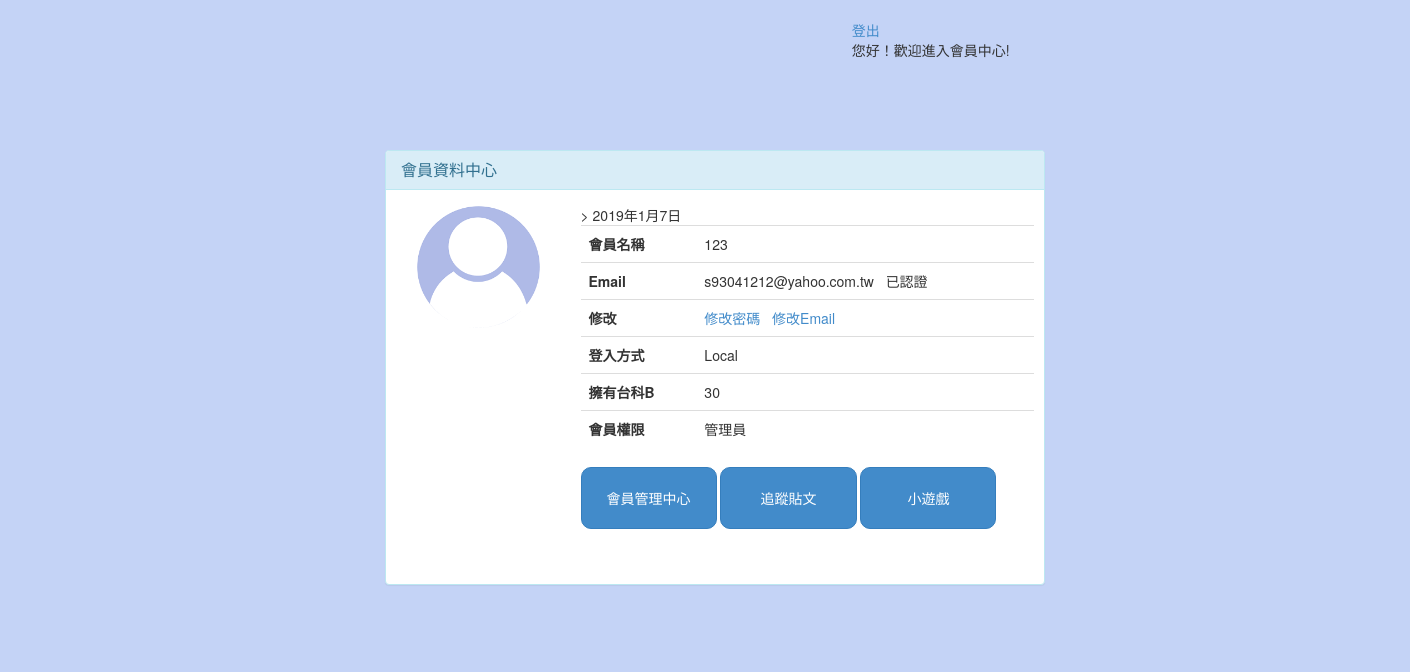
Screenshot of /social/member/member.php (signed in) with the database file from the repository.
### tables this page shows
CREATE TABLE `member_table` (
  `token` varchar(11) DEFAULT '0',
  `username` varchar(30) DEFAULT NULL,
  `password` varchar(20) DEFAULT NULL,
  `email` varchar(50) DEFAULT NULL,
  `point` int(10) NOT NULL,
  `name` text,
  `genre` text,
  `emailVerify` tinyint(1) NOT NULL DEFAULT '0',
  `verifyCode` varchar(10) DEFAULT NULL
);

### social/member/member.php (the view, shortened to what this page needs)
<!DOCTYPE html>
<?php session_start();
$id = $_SESSION['username'];
$sql = "SELECT * FROM member_table where username = '$id'";
$result = mysql_query($sql);
$row = mysql_fetch_row($result);
?>
<html lang="en">
<head>
  <link rel="stylesheet" type="text/css" href="member/css/user.css">
  <link rel="stylesheet" type="text/css" href="member/css/boot.css">
</head>
<body class="body2">
  <div class="container">
    <div class="row">
      <div class="col-md-5  toppad  pull-right col-md-offset-3 ">
        <p>
          <A href="../logout.php">登出</A></br>
          您好！歡迎進入會員中心!
        </p>
        <br>
      </div>
      <div class="col-xs-12 col-sm-12 col-md-6 col-lg-6 col-xs-offset-0 col-sm-offset-0 col-md-offset-3 col-lg-offset-3 toppad" >
        <div class="panel panel-info">
          <div class="panel-heading">
            <h3 class="panel-title">會員資料中心</h3>
          </div>
          <div class="panel-body">
            <div class="row">
              <div class="col-md-3 col-lg-3 " align="center"> <img alt="User Pic" src="./user.png" class="img-circle img-responsive"> </div>
              <div class="col-md-9 col-lg-9">
                <table class="table table-user-information">
                  <tbody>
                    <tr>
                      <td style="font-weight:bold;">會員名稱</td>
                      <?if ($row[6] == 'Local') {
    ?>
                        <td><?echo $row[username]?></td>
                        <?php
} else {
        ?>
                        <td><?php echo $row[name]?></td>
                        <?php
    }?>
                    </tr>
                    <tr>
                      <td style="font-weight:bold;">Email</td>
                      <td><?echo $row[email].'&nbsp&nbsp&nbsp';
                      if ($row[emailVerify]) {
                          echo "已認證";
                      } else {
                          echo'<a href = "verifyEmail.php?email='.$row[email].'">認證信箱</a>';
                      }?></a></td>
                    </tr>
                    <td style="font-weight:bold;">修改</td>
                    <td><?if ($row[genre] == 'Local') {
                          echo '<a href = "updatePassword.php">修改密碼</a>'.'&nbsp&nbsp&nbsp';
                          echo '<a href = "updateEmail.php">修改Email';
                      }?></td>>
                <tr>
                  <td style="font-weight:bold;">登入方式</td>
                  <td><?echo $row[genre]?></td>
                </tr>
                <tr>
                  <td style="font-weight:bold;">擁有台科B</td>
                  <td><?echo $row[point]?></td>
                </tr>
                <tr>
                  <td style="font-weight:bold;">會員權限</td>
    <td><?if ($row[No]) {
                          echo '管理員';
                      } else {
                          echo '一般會員';
                      }?></td>
                </tr>
              </tbody>
            </table>
            <?php if ($row[No] == 1) {
                          ?>
            <a href="account3.php" class="btn btn-primary">會員管理中心</a>
          <?php
                      }?>
            <a href="dealDetail.php?id=<?echo $id?>" class="btn btn-primary">追蹤貼文</a>
            <a href="bird game/index.html" class="btn btn-primary">小遊戲</a>
          </div>
        </div>
      </div>
    </div>
  </div>
</div>
</div>
</body>
</html>

### social/member/member/css/user.css (style rules this page uses)
.body2 { background: #c4d3f6 }
.table-user-information > tbody > tr { border-top: 1px solid rgb(221, 221, 221); }
.table-user-information > tbody > tr:first-child { border-top: 0; }
.table-user-information > tbody > tr > td { border-top: 0; }
.toppad { margin-top:20px; }

### rows the page displays
member_table: username "123", email "s93041212@yahoo.com.tw", genre "Local", point "30"
